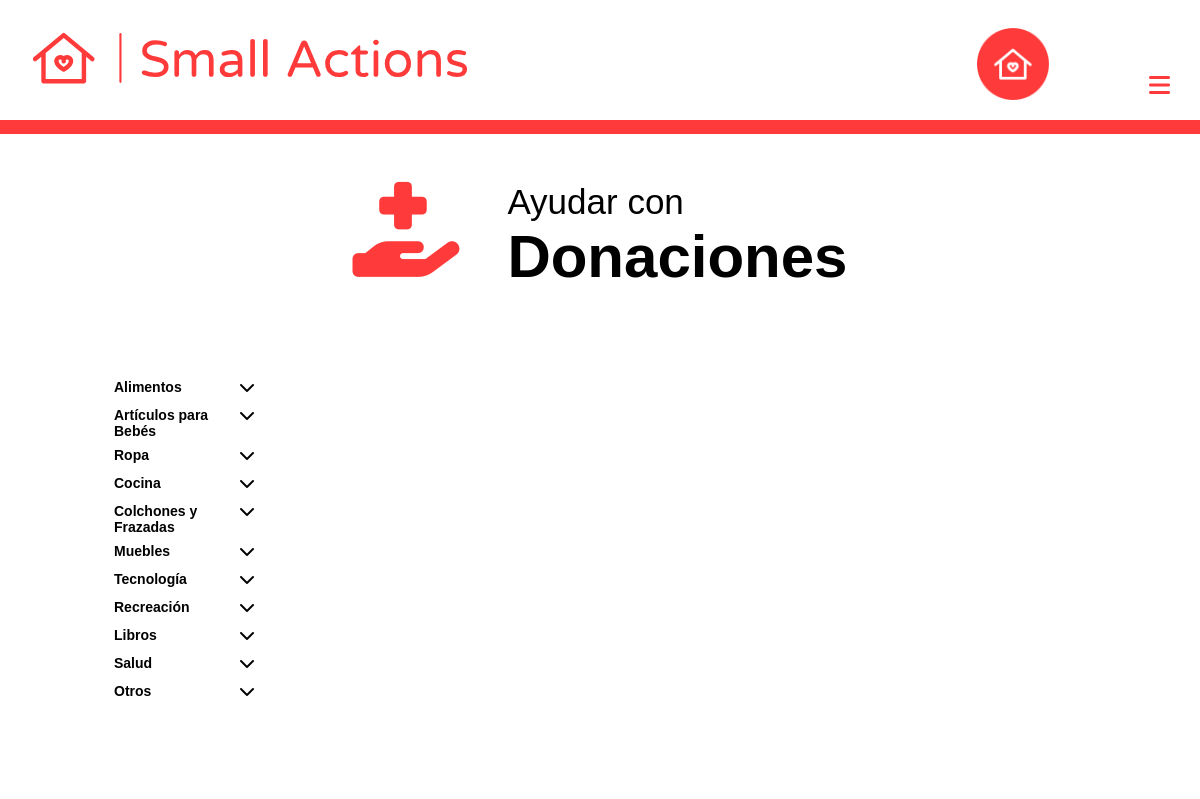
The page /info/categories/donate on the database its author committed.
### maps/models.py (models this page shows, shortened)
class Category(models.Model):
    code = models.CharField(max_length=3, unique=True)
    name = models.CharField(max_length=50)
    color = models.CharField(max_length=7, default='#FFFFFF')
    sub_categories = models.ManyToManyField(SubCategory, blank=True)

### info/views.py (the view)
# urls.py: path('categories/<str:category>', views.category, name='category'),
def category(request, category):
    donate = True if category == 'donate' else False
    categories = Category.objects.filter(code__startswith= 'D' if donate else 'V')
    return render(request, 'info/category.html', {'donate' : donate, 'categories' : categories})

### templates/info/category.html (shortened to what this page needs)
{% extends 'maps/nav.html' %}
{% load static %}
{% block head %}
    <link href="{% static 'control/css/mapbox-gl.css' %}" rel='stylesheet' />
    <link href="{% static 'info/css/category.css' %}" rel="stylesheet">
{% endblock %}
{% block content %}
    <div id="titles">
        {% if donate %}
            <i class="fas fa-hand-holding-medical"></i>
        {% else %}
            <i class="fas fa-people-carry"></i>
        {% endif %}
        <div>
            <h1>Ayudar {% if donate %} con {% else %} como {% endif %}</h1>
            <h2>{% if donate %} Donaciones {% else %} Voluntario {% endif %}</h2>
        </div>
    </div>
    <div id="toflex">
        <div id="categories">
            {% for category in categories %}
            <div id="{{category.code}}" class="category" data-click="">
                <div class="info">
                    <div>
                        <div class="false_check" data-color="{{category.color}}"></div>
                    </div>
                    <h5>{{category.name}}</h5>
                    <i class="fas fa-chevron-down for_down"></i>
                </div>
            </div>
            {% endfor %}
        </div>
        <div id="map"></div>
    </div>
{% endblock %}

### static/maps/css/nav.css (style rules this page uses)
* { margin: 0; padding: 0; outline: none; font-family: 'Sora', sans-serif; }

### static/info/css/category.css (style rules this page uses)
#titles { display: flex; margin-top: 6vh; justify-content: center; }
#titles h1 { font-size: 35px; font-weight: 300; transform: translate(70vw); animation: fromR 2s 1s; animation-fill-mode: forwards; }
#titles h2 { font-size: 60px; font-weight: 600; animation: fromR 2s; }
#titles i { text-align: right; margin-right: 4vw; font-size: 95px; color: #ff3a3a; }
#map { width: 90vw; height: 55vh; margin-left: 5vw; margin-top: 7vh; }
#categories { height: 50vh; width: 15vw; margin-left: 7vw; margin-top: 2vh; overflow-y: auto; position: absolute; z-index: 10; background-color: rgba(255, 255, 255, 0.6); border-radius: 10px; padding-top: 1vh; }
.category { margin-top: 1vh; }
.info { display: flex; justify-content: space-between; width: 90%; margin-left: 5%; }
.info h5 { width: 10vw; text-align: left; font-size: 14px; }
.false_check { display: inline-block; width: 16px; height: 16px; background-color: #fff; border-radius: 5px; cursor: pointer; }
.info i { cursor: pointer; }

### rows shown on the page
Category: name "Alimentos"
Category: name "Artículos para Bebés"
Category: name "Ropa"
Category: name "Cocina"
Category: name "Colchones y Frazadas"
Category: name "Muebles"
Category: name "Tecnología"
Category: name "Recreación"
Category: name "Libros"
Category: name "Salud"
Category: name "Otros"
